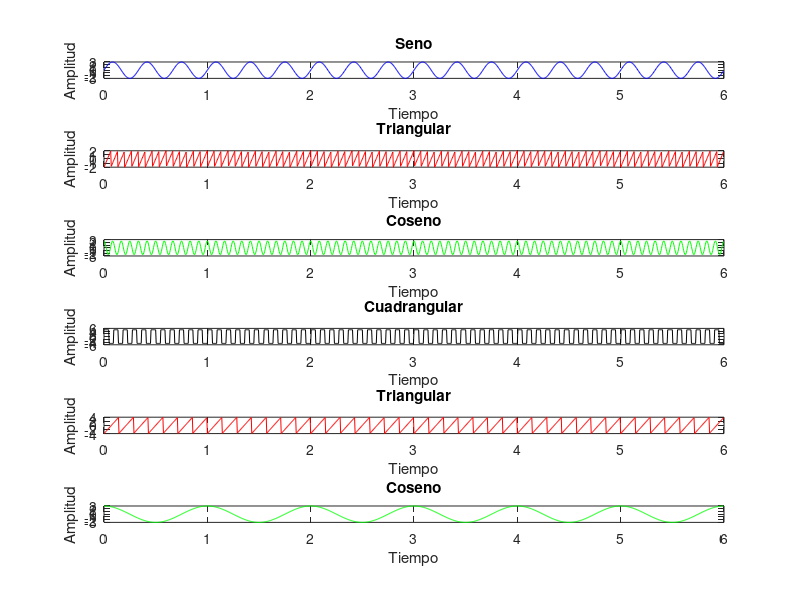

This chart was generated by the following MATLAB code: (Note: this script raises an error after producing the figure.)
%COMPARACIÓN DE ALGORITMOS
clc; clear all; close all;
fs = 200; %frecuencia de muestreo
T = 6; %Tiempo de muestreo
t = 0:1/fs:T-1/fs; %duracion
figure;
s1 = 3 * sin( 2* pi * 3 * t);
subplot(6 , 1 , 1);
plot( t , s1 , 'b');
title (' Seno ' );
ylabel ( 'Amplitud') ; xlabel (' Tiempo ' ) ;
s2 = 2 * sawtooth( 2* pi * 15 * t);
subplot(6 , 1 , 2);
plot( t , s2 , 'r');
title (' Triangular ' );
ylabel ( 'Amplitud') ; xlabel (' Tiempo ' ) ;
s3 = 2.5 * cos( 2* pi * 12 * t);
subplot(6 , 1 , 3);
plot( t , s3 , 'g' );
title (' Coseno ' );
ylabel ( 'Amplitud') ; xlabel (' Tiempo ' ) ;
s4 = 5 * square( 2* pi * 11 * t);
subplot(6 , 1 , 4);
plot( t , s4 , 'k' );
title (' Cuadrangular ' );
ylabel ( 'Amplitud') ; xlabel (' Tiempo ' ) ;
s5 = 4 * sawtooth( 2* pi * 7 * t);
subplot(6 , 1 , 5);
plot( t , s5 , 'r' );
title (' Triangular ' );
ylabel ( 'Amplitud') ; xlabel (' Tiempo ' ) ;
s6 = 3 * cos( 2* pi * 1 * t);
subplot(6 , 1 , 6);
plot( t , s6 , 'g');
title (' Coseno ' );
ylabel ( 'Amplitud') ; xlabel (' Tiempo ' ) ;
S = [s1 ; s2 ; s3 ; s4 ; s5 ; s6];
A = [ .5 -.3 .4 -.5 .1 -.9; .3 -.8 .8 -.9 .7 -.2;
.8 .7 -.4 .3 -.9 -.6; -.6 .5 .9 .9 .5 .8;
.9 .4 -.7 .7 .8 .7; .9 .4 -.3 -.2 -.8 -.9] ;
X = A * S ;


%ALGORITMO FASTICA
figure;
[ U , B ] = fastica( X );
YF = inv(U) * X;
YF1 = YF ( 1, : );
YF2 = YF ( 2, : );
YF3 = YF ( 3, : );
YF4 = YF ( 4, : );
YF5 = YF ( 5, : );
YF6 = YF ( 6, : );
subplot(6 , 1 , 1); plot( t , YF1 , 'b');
title (' Señales Recuperadas con Algoritmo FastICA. Señal Recuperada 1 ' );
ylabel ( 'Amplitud') ; xlabel (' Señal 1 ' ) ;
subplot(6 , 1 , 2); plot( t , YF2 , 'r');
title (' Señal Recuperada 2 ' );
ylabel ( 'Amplitud') ; xlabel (' Tiempo ' ) ;
subplot(6 , 1 , 3); plot( t , YF3 , 'g' );
title (' Señal Recuperada 3 ' );
ylabel ( 'Amplitud') ; xlabel (' Tiempo ' ) ;
subplot(6 , 1 , 4); plot( t , YF4 , 'k' );
title (' Señal Recuperada 4 ' );
ylabel ( 'Amplitud') ; xlabel (' Tiempo ' ) ;
subplot(6 , 1 , 5); plot( t , YF5 , 'b' );
title (' Señal Recuperada 5 ' );
ylabel ( 'Amplitud') ; xlabel (' Tiempo ' ) ;
subplot(6 , 1 , 6); plot( t , YF6 , 'r');
title (' Señal Recuperada 6 ' );
ylabel ( 'Amplitud') ; xlabel (' Tiempo ' ) ;

%ALGORITMO ACSOBIRO
figure;
H = acsobiro (X , 6 , 100);
YA = inv(H) * X ;
YA1 = YA ( 1, : );
YA2 = YA ( 2, : );
YA3 = YA ( 3, : );
YA4 = YA ( 4, : );
YA5 = YA ( 5, : );
YA6 = YA ( 6, : );
subplot(6 , 1 , 1); plot( t , YA1 , 'b');
title (' Señales Recuperadas con Algoritmo Acsobiro. Señal Recuperada 1 ' );
ylabel ( 'Amplitud') ; xlabel (' Señal 1 ' ) ;
subplot(6 , 1 , 2); plot( t , YA2 , 'r');
title (' Señal Recuperada 2 ' );
ylabel ( 'Amplitud') ; xlabel (' Tiempo ' ) ;
subplot(6 , 1 , 3); plot( t , YA3 , 'g' );
title (' Señal Recuperada 3 ' );
ylabel ( 'Amplitud') ; xlabel (' Tiempo ' ) ;
subplot(6 , 1 , 4); plot( t , YA4 , 'k' );
title (' Señal Recuperada 4 ' );
ylabel ( 'Amplitud') ; xlabel (' Tiempo ' ) ;
subplot(6 , 1 , 5); plot( t , YA5 , 'b' );
title (' Señal Recuperada 5 ' );
ylabel ( 'Amplitud') ; xlabel (' Tiempo ' ) ;
subplot(6 , 1 , 6); plot( t , YA6 , 'r');
title (' Señal Recuperada 6 ' );
ylabel ( 'Amplitud') ; xlabel (' Tiempo ' ) ;

%ALCORITMO COMBI
figure;
B = combi (X , 6 , 100);
YC= B * X ;
YC1 = YC ( 1, : );
YC2 = YC ( 2, : );
YC3 = YC ( 3, : );
YC4 = YC ( 4, : );
YC5 = YC ( 5, : );
YC6 = YC ( 6, : );
subplot(6 , 1 , 1); plot( t , YC1 , 'b');
title (' Señales Recuperadas con Algoritmo Combi. Señal Recuperada 1 ' );
ylabel ( 'Amplitud') ; xlabel (' Señal 1 ' ) ;
subplot(6 , 1 , 2); plot( t , YC2 , 'r');
title (' Señal Recuperada 2 ' );
ylabel ( 'Amplitud') ; xlabel (' Tiempo ' ) ;
subplot(6 , 1 , 3); plot( t , YC3 , 'g' );
title (' Señal Recuperada 3 ' );
ylabel ( 'Amplitud') ; xlabel (' Tiempo ' ) ;
subplot(6 , 1 , 4); plot( t , YC4 , 'k' );
title (' Señal Recuperada 4 ' );
ylabel ( 'Amplitud') ; xlabel (' Tiempo ' ) ;
subplot(6 , 1 , 5); plot( t , YC5 , 'b' );
title (' Señal Recuperada 5 ' );
ylabel ( 'Amplitud') ; xlabel (' Tiempo ' ) ;
subplot(6 , 1 , 6); plot( t , YC6 , 'r');
title (' Señal Recuperada 6 ' );
ylabel ( 'Amplitud') ; xlabel (' Tiempo ' ) ;
